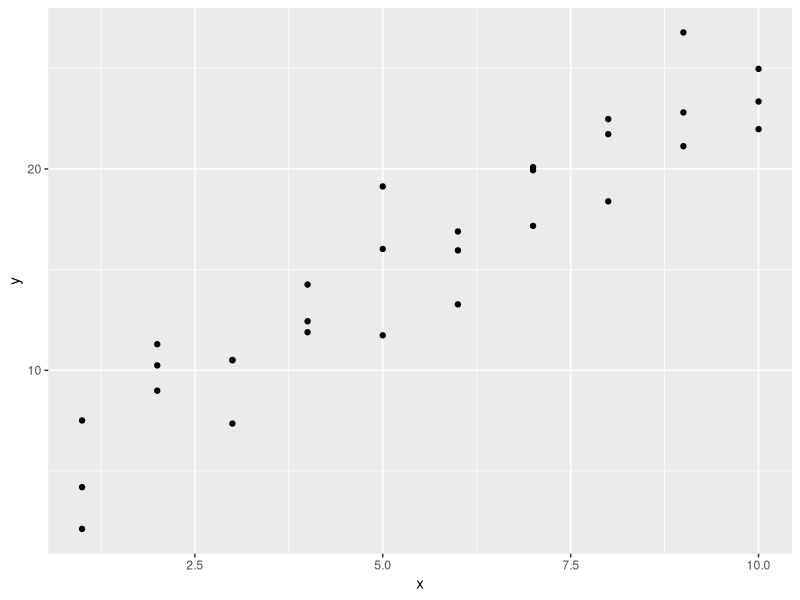
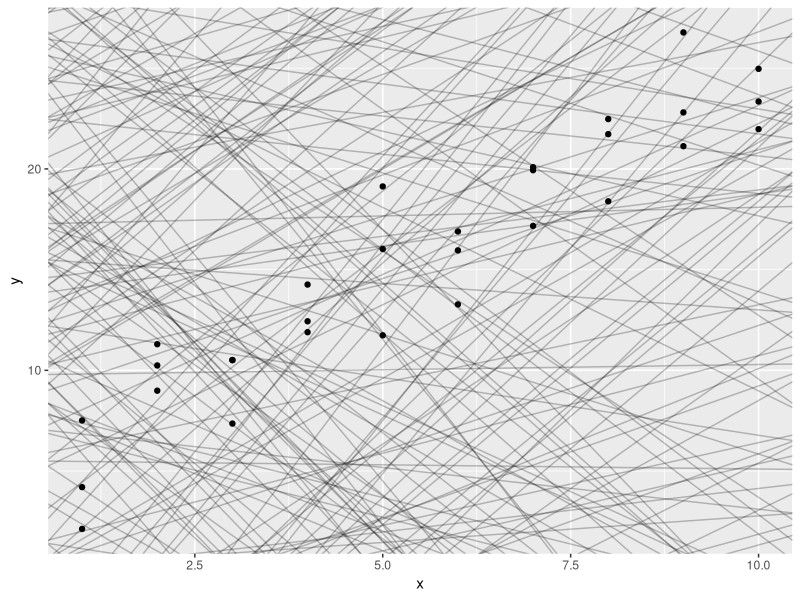
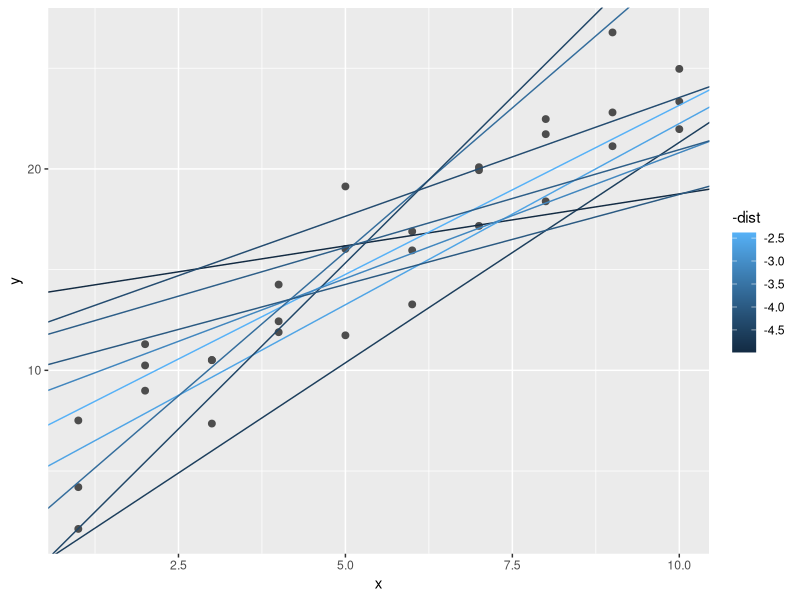
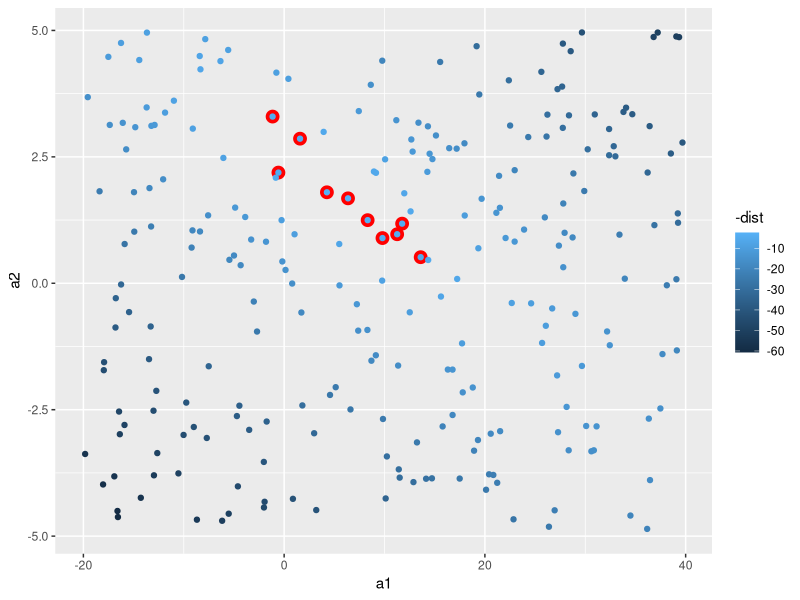
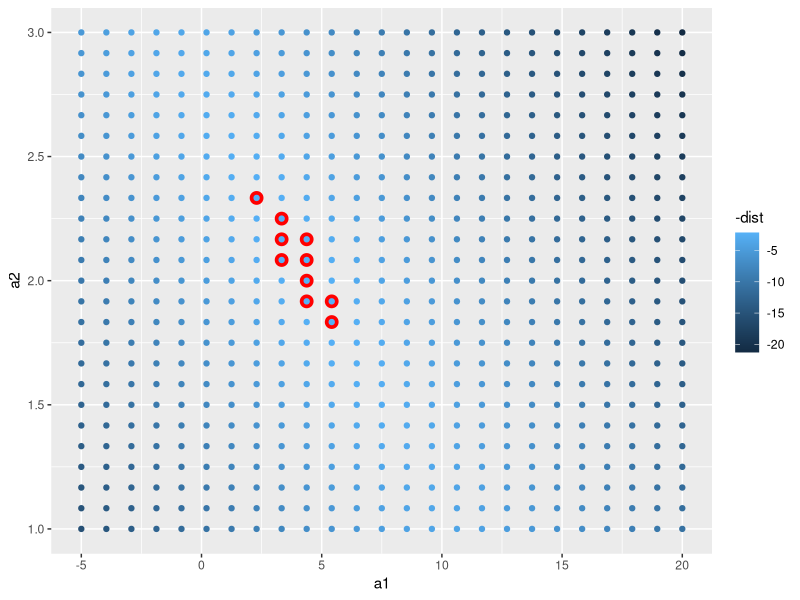
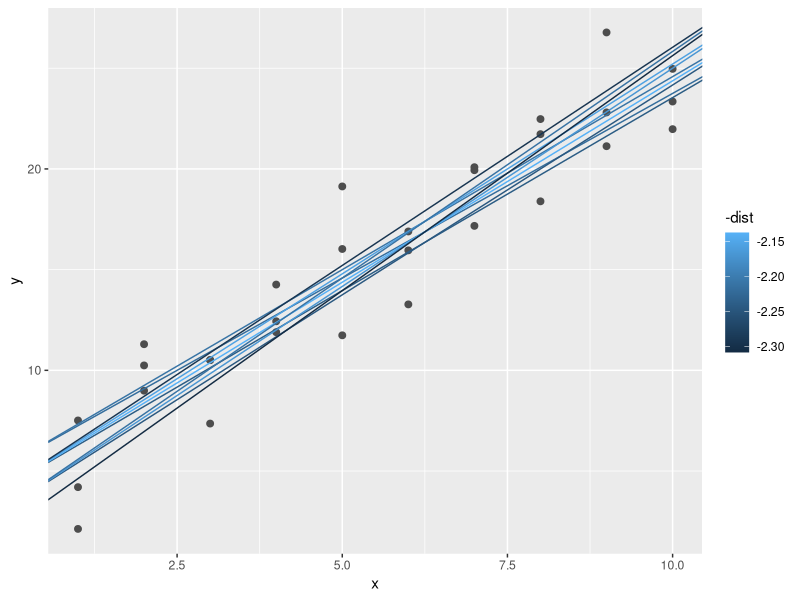
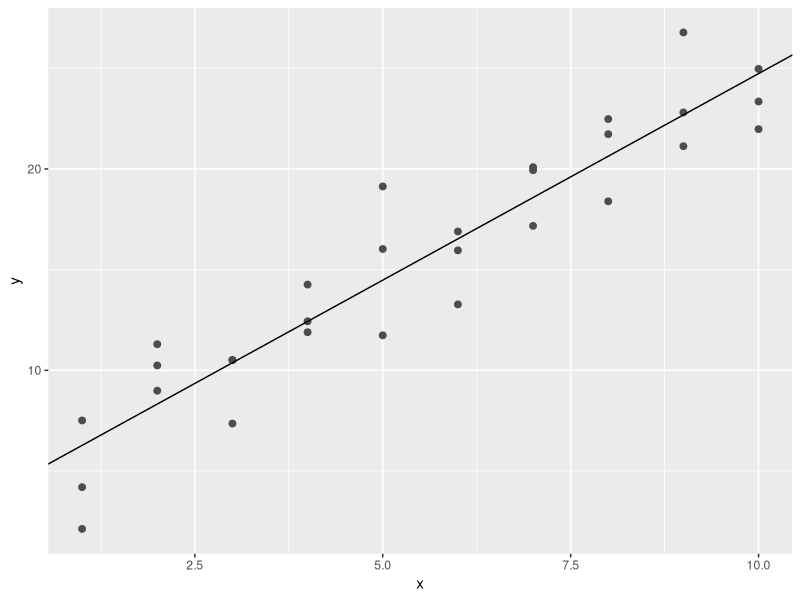
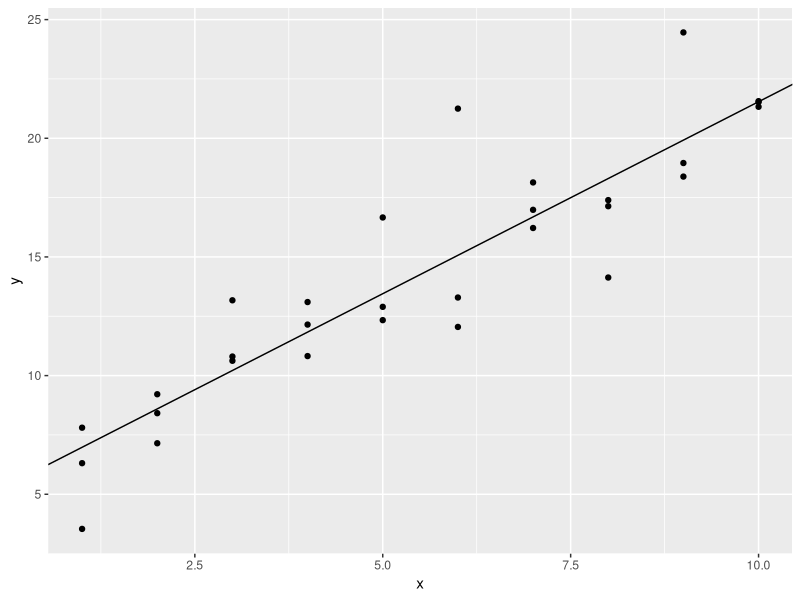

These charts were generated, in order, by the following R code:
## 22 Introduction

# exploration, not confirmation or formal inference
# capture signals, ignore noise
# predictive models, not data discovery
# build intuition, family of tools

# model basics: general tools for gaining insight
# model building: pull out known patterns in real data
# many models: many simple models to understand complex datasets
# combine modelling and programming tools

# doesn't include quantitative assessment
# big ideas, with links for other resources

######
# 22.1 hypothesis generation vs hypothesis confirmation

# exploration or confirmation, not both

# ultimately best to split into three parts
# 60% training or exploration
# 20% query for comparison
# 20% test final model

##################################################################
## 23 Model Basics

# 23.1 Introduction

# partition data into patterns and residuals
# peel back layers of structure as we explore

# simulated datasets for demonstration 

# family of models for a precise but generic pattern
# fitted model that is closest to your data

# implication is best model, not necessarily true or even good model 
# best according to some criteria

# goal is not to uncover truth (this is impossible)
# goal is to provide approximation that is useful

######
# 23.1.1 Prerequisites

library(tidyverse)
library(modelr)
options(na.action = na.warn)

######
# 23.2 A Simple Model

# sim1 included with modelr, x and y variables

ggplot(sim1, aes(x, y)) + 
  geom_point()

# relationship looks linear (y = a_0 + a_1 * x)
# family of models is linear: lets generate some random ones

models <- tibble(
  a1 = runif(250, -20, 40), 
  a2 = runif(250, -5, 5)
)

ggplot(sim1, aes(x, y)) + 
  geom_point() + 
  geom_abline(aes(intercept = a1, slope = a2), data = models, alpha = 1/4)

# the majority of these are horrible
# what defines a good model? 

# for something like this, vertical distance to y for each x value
# difference between prediction of model and actual y value response

# take model parameters and data as inputs, returns predicted values

model1 <- function(a, data) {
  a[1] + data$x * a[2]
}

model1(c(7, 1.5), sim1)

# next compute overall distance between predicted and actual values

# root-mean-squared deviation
# appealing mathematical qualities

measure_distance <- function(mod, data) {
  diff <- data$y - model1(mod, data)
  sqrt(mean(diff ^ 2))
}

measure_distance(c(7, 1.6), sim1)

# use purrr for helper functions 

sim1_dist <- function(a1, a2) {
  measure_distance(c(a1, a2), sim1)
}

models <- models %>%
  mutate(dist = purrr::map2_dbl(a1, a2, sim1_dist))

models

# get the 10 best models and colour by -dist for best colour

ggplot(sim1, aes(x, y)) + 
  geom_point(size = 2, colour = "grey30") + 
  geom_abline(
    aes(intercept = a1, slope = a2, colour = -dist), 
    data = filter(models, rank(dist) <= 10)
  )

# can think of models as observations
# compare models with each other, but lack comparison to data

ggplot(models, aes(a1, a2)) + 
  geom_point(data = filter(models, rank(dist) <= 10), size = 4, colour = "red") +
  geom_point(aes(colour = -dist))

# all the models come from the same region
# let's try a grid search around that region and then again choose the 10 best

grid <- expand.grid(
  a1 = seq(-5, 20, length = 25), 
  a2 = seq(1, 3, length = 25)
) %>% 
  mutate(dist = purrr::map2_dbl(a1, a2, sim1_dist))

grid %>% 
  ggplot(aes(a1, a2)) + 
  geom_point(data = filter(grid, rank(dist) <= 10), size = 4, colour = "red") + 
  geom_point(aes(colour = -dist))

# lets put those 10 models back on the original data
# they look quite good

ggplot(sim1, aes(x, y)) + 
  geom_point(size = 2, colour = "grey30") +
  geom_abline(
    aes(intercept = a1, slope = a2, colour = -dist), 
    data = filter(grid, rank(dist) <= 10)
  )

# keep making the grid smaller and smaller? 
# no thank you! 
# Newton-Raphson search can do that for us
# function in R is optim()

best <- optim(c(0,0), measure_distance, data = sim1)
best$par

ggplot(sim1, aes(x, y)) + 
  geom_point(size = 2, colour = "grey30") + 
  geom_abline(intercept = best$par[1], slope = best$par[2])

# just need to be able to write a function comparing model and dataset

# linear models are more generalised
# any amount of predictors for a set of observations

sim1_mod <- lm(y ~ x, data = sim1)
coef(sim1_mod)



# 23.2.1 Exercises

# 1 
# downside to linear model is sensitivity
# there doesn't seem to be anything going on with this model
sim1a <- tibble(
  x = rep(1:10, each = 3),
  y = x * 1.5 + 6 + rt(length(x), df = 2)
)

sim1a_mod <- lm(y ~ x, data = sim1a)

ggplot(sim1a, aes(x, y)) + 
  geom_point() + 
  geom_abline(intercept = sim1a_mod$coefficients[1], slope = sim1a_mod$coefficients[2])

# 2 
# more robust with different measure, mean-absolute distance
# model doesn't really make any difference
# might move slightly away from outlier point

measure_distance2 <- function(mod, data) {
  diff <- data$y - model1(mod, data)
  mean(abs(diff))
}

best <- optim(c(0,0), measure_distance2, data = sim1a)

best$par

ggplot(sim1a, aes(x, y)) + 
  geom_point(size = 2, colour = "grey30") + 
  geom_abline(intercept = best$par[1], slope = best$par[2])

# 3 
# one local optima
# what's the problem here? 
# We don't know how to attribute a[1] and a[3] properly 
# how much of the intercept is for each part? 

model2 <- function(a, data) {
  a[1] + data$x * a[2] + a[3]
}


######
# 23.3 Visualising Models
# study the predictions of a model, rather than the outputs, which might be weird

# 23.3.1 Predictions

# create grid for x
grid <- sim1 %>% 
  data_grid(x)

# add predictions for each value in the grid
grid <- grid %>% 
  add_predictions(sim1_mod)

# show the grid
grid

# now plot - this works with any model, as long as you can create visual
ggplot(sim1, aes(x)) +
  geom_point(aes(y = y)) +
  geom_line(aes(y = pred), data = grid, colour = "red", size = 1)



# 23.3.2 Residuals
# flip side of predictions, residuals tell us what we've missed

sim1 <- sim1 %>% 
  add_residuals(sim1_mod)

sim1

# possible to draw frequency polygon
ggplot(sim1, aes(resid)) + 
  geom_freqpoly(binwidth = 0.5)

# maybe plot residuals instead of original predictions
ggplot(sim1, aes(x, resid)) + 
  geom_ref_line(h = 0) +
  geom_point()

# it looks like random noise, meaning model has done well. 



# 23.3.3 Exercises

# 1 
